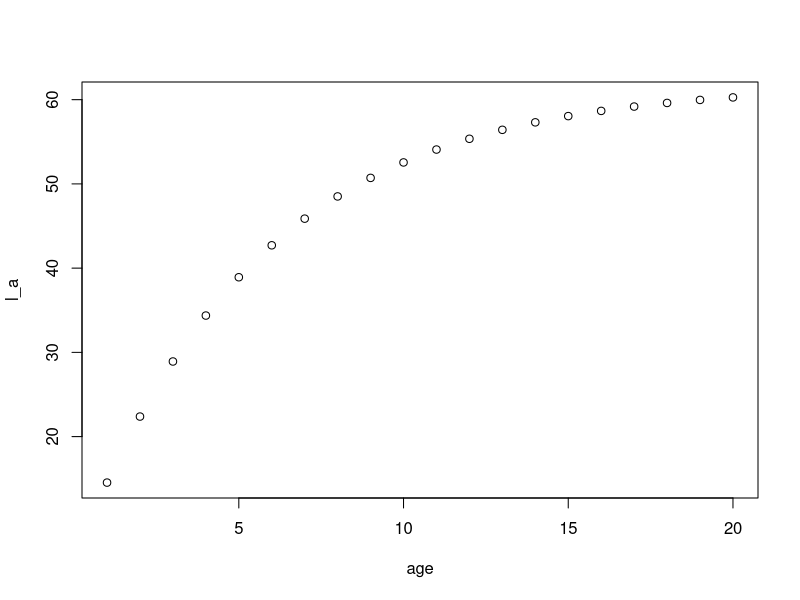
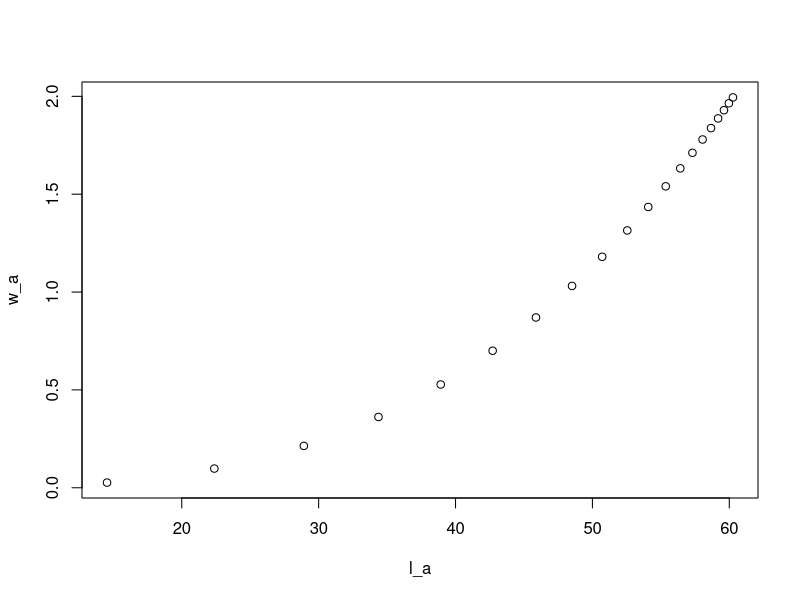
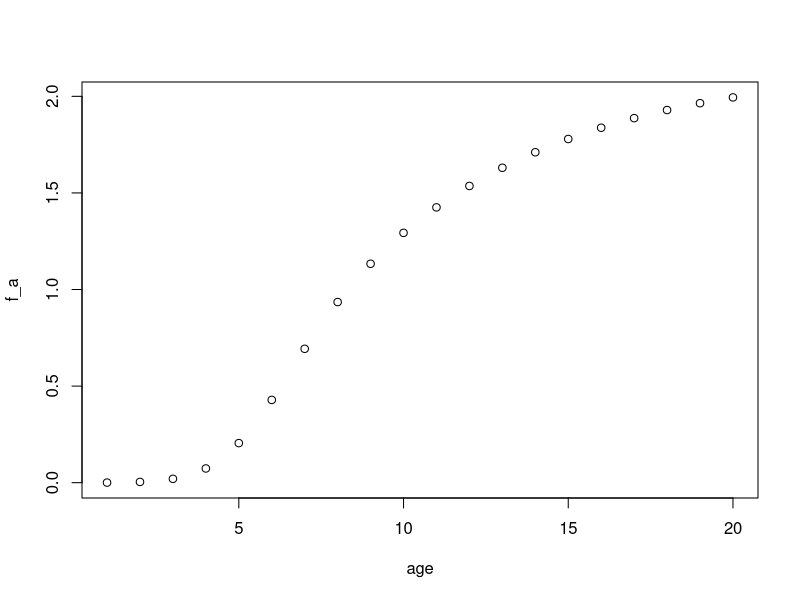
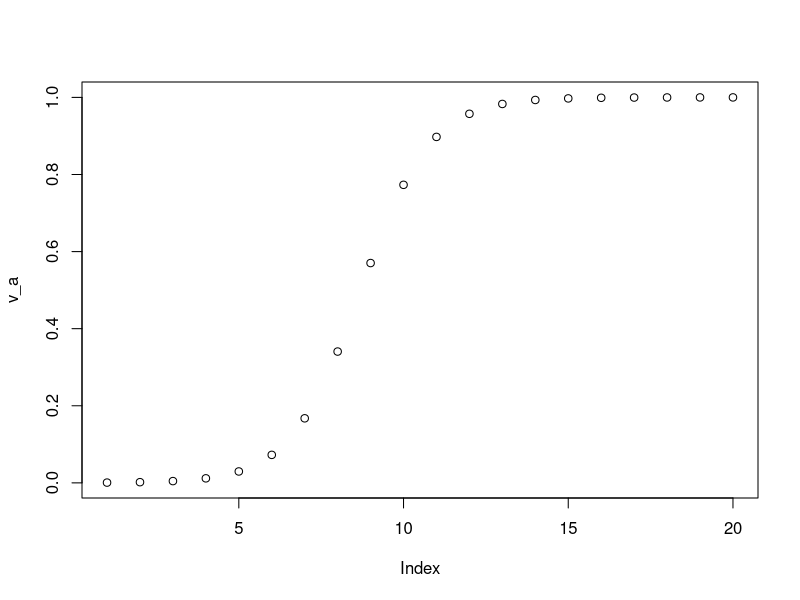
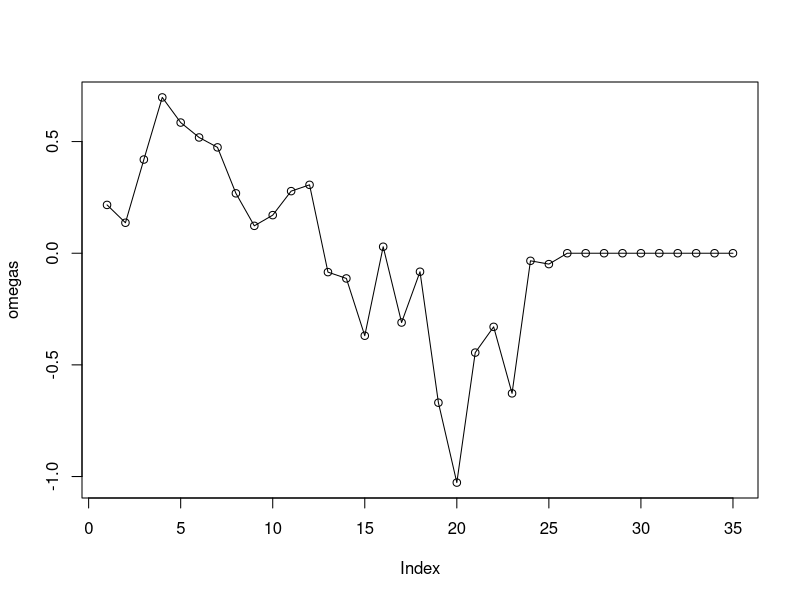
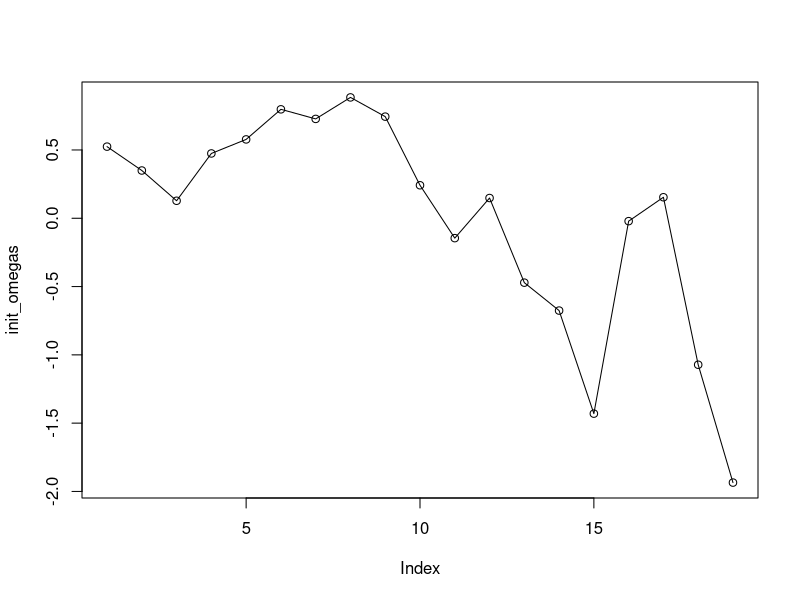
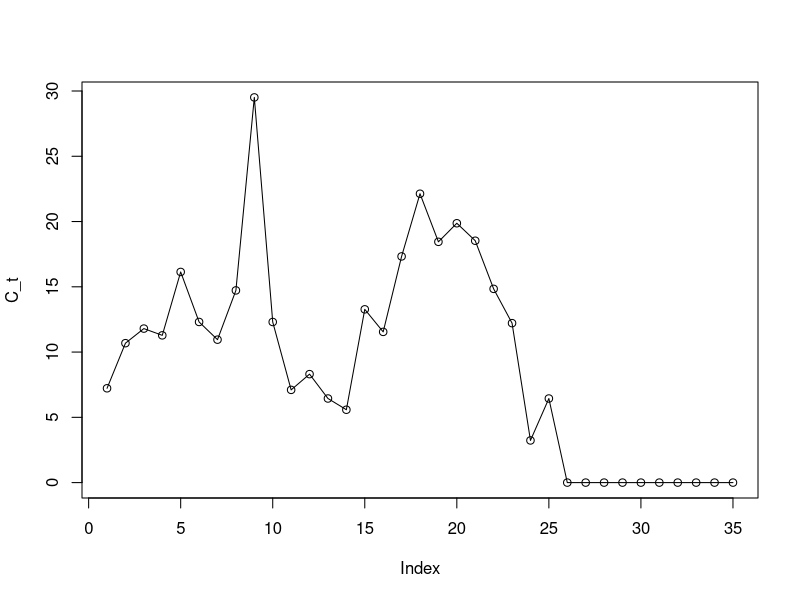
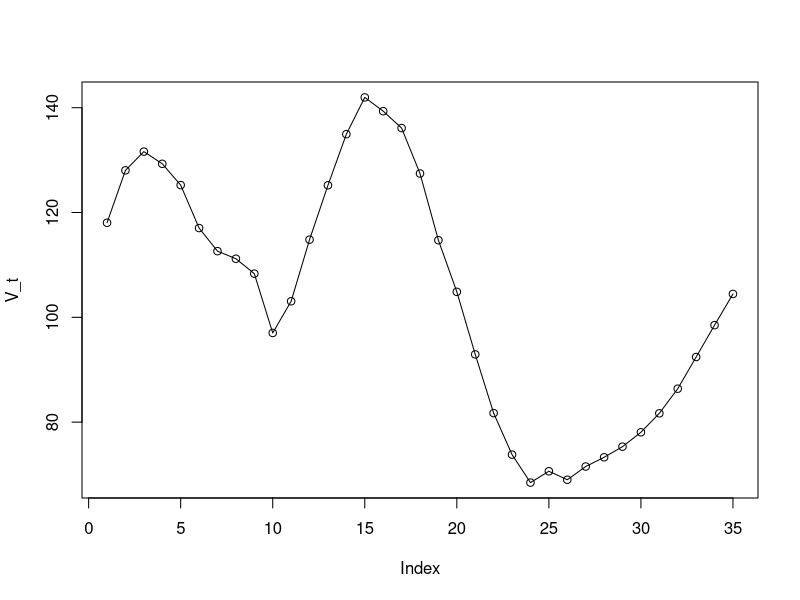

These figures' R source, in order:
N_t <- length(seq(1997, 2021))
N_a <- 20
N_t_real <- N_t

projected_N <- 10L
# N_t_no_proj <- N_t
N_t <- N_t + projected_N

M <- 0.2
lw_a <- 0.0000076
lw_b <- 3.0515274

lw_a <- exp(-11.77)
lw_b <- 3.04
k <- 0.1815
t0 <- -0.4789
linf <- 61.77

age50 <- 5.56
sd50 <- 0.91

age <- 1:N_a

l_a <- linf * (1 - exp(-k * (age - t0))) # G17
plot(age, l_a)

w_a <- lw_a * l_a^lw_b # G18
plot(l_a, w_a)

mat_a <- plogis(age, 5.5, 1/0.91) # FIXME 'scale'
f_a <- w_a * mat_a
plot(age, f_a)

# projected_F_fr <- rep(0.06330635, projected_N)
# projected_F_sh <- rep(0.0414128, projected_N)

projected_F_fr <- rep(.34, projected_N)
projected_F_sh <- rep(.05, projected_N)

projected_F_fr <- rep(0, projected_N)
projected_F_sh <- rep(0, projected_N)

# baranov <- function(.F, .M, N0) {
#   p1 <- (.F / (.F + .M))
#   p2 <- 1 - exp(-(.F + .M))
#   p1 * p2 * N0
# }
#
# baranov(20, 0.2, 100)
#
# fs <- seq(0, 10, length.out = 100)
# plot(fs, baranov(.F = fs, .M = 0.02, N0 = 100))

# baranov_opt <- function(.F, desired_catch, .M, N0) {
#   p1 <- (.F / (.F + .M))
#   p2 <- 1 - exp(-(.F + .M))
#   .C <- p1 * p2 * N0
#   (desired_catch - .C)^2
# }
#
# get_baranov_F <- function(desired_catch, N0) {
#   optimize(baranov_opt, interval = c(0.01, 1.5), .M = 0.2, N0 = N0,
#     desired_catch = desired_catch)$minimum
# }

freezer <- c(
  0.000000000000774678, 0.000000000000723788, 0.0000000000008278765,
  0.001336905, 0.00039389, 0.000669733, 0.0002219715, 0.000005693365,
  0.0245305, 0.05421945, 0.0171112, 0.0286268, 0.00002605795, 0.002070115,
  0.0376067, 0.0415481, 0.09910165, 0.1635095, 0.1490125, 0.1706155,
  0.175452, 0.1784755, 0.1530835, 0.02461195, 0.06330635
)
freezer <- c(freezer, projected_F_fr)

shoreside <- c(
  0.0691955, 0.095285, 0.102809, 0.0987223, 0.1504135, 0.1209875,
  0.1117555, 0.15482, 0.31474, 0.092989, 0.0609828, 0.05350525,
  0.05793275, 0.044355, 0.06985625, 0.05331015, 0.0497313, 0.0440276,
  0.04182915, 0.05743625, 0.06577925, 0.0391806, 0.04350635, 0.02848705,
  0.0414128
)
shoreside <- c(shoreside, projected_F_sh)

# projected_F_fr <- rep(0, projected_N)
# projected_F_sh <- rep(0, projected_N)

F_both <- freezer + shoreside
# F_both <- F_both
F_ta <- matrix(nrow = N_t, ncol = N_a)
for (a in 1:N_a) {
  F_ta[, a] <- F_both
}

# Table 6 freezer trawlers female selectivity
a_hat <- 7.97
gamma_hat <- 1.02

# shoreside
a_hat <- 8.7
gamma_hat <- 1.06
v_a <- 1 / (1 + exp(-(age - a_hat) / gamma_hat))
plot(v_a)

Z_ta <- matrix(nrow = N_t, ncol = N_a)
for (t in 1:N_t) {
  for (a in 1:N_a) {
    Z_ta[t, a] <- M + F_ta[t, a] * v_a[a]
  }
}

R_init <- 63.1 # table 6 rbar init
R_bar <- 85.6 # table 6 rbar init
# R_bar <- 63.6 # table 6 rbar init FIXME!!!!
N_ta <- matrix(nrow = N_t, ncol = N_a)

omegas <- c(
  0.2163865, 0.1364665, 0.4195205, 0.697793, 0.585176, 0.5183845,
  0.474046, 0.268234, 0.1226545, 0.170575, 0.2780495, 0.3062655,
  -0.0846347, -0.1129565, -0.369483, 0.02906495, -0.310351, -0.0828904,
  -0.669309, -1.02718, -0.44503, -0.32971, -0.6275755, -0.0339801,
  -0.0487646
)
omegas_proj <- rep(0, projected_N)
omegas <- c(omegas, omegas_proj)

plot(omegas, type = "o")

N_ta <- matrix(nrow = N_t, ncol = N_a)
SSB_ta <- matrix(nrow = N_t, ncol = N_a)

init_omegas <- c(0.524497,0.34968,0.128145,0.474558,0.577389,0.797567,0.727452,0.884873,0.744107,0.241596,-0.145522,0.148283,-0.471437,-0.675812,-1.43043,-0.0210956,0.153862,-1.07244,-1.93528) # |> rev()

plot(init_omegas, type = "o")

# initialize numbers at age and SSB in first time step
ii <- 0
for (t in 1) {
  for (a in 1:N_a) {
    if (a == 1) {
      # N_ta[t, a] <- R_init * exp(recdevs[1] - 0.5*init_tau^2)
      N_ta[t, a] <- R_init * exp(omegas[1])
      # N_ta[t, a] <- R_init * exp(0) # start at mean
    } else {
      ii <- ii + 1
      .dev <- if (t - a + 20 < 1) 0 else init_omegas[ii]
      N_ta[t, a] <- R_init * exp(.dev) * exp(-M)^(a - 1)
      # N_ta[t, a] <- R_init * exp(0) * exp(-M)^(a - 1)
    }
    SSB_ta[t, a] <- N_ta[t, a] * f_a[a]
  }
}

N_ta[, 1] <- R_bar * exp(omegas)
for (t in 2:N_t) {
  for (a in 1) {
    # N_ta[t, a] <- R_bar * exp(0) * exp(-M)^(a - 1)
    N_ta[t, a] <- R_bar * exp(omegas[t]) * exp(-M)^(a - 1)
    # should be exp(recdevs[t - a]) but just using mean recdevs
  }
}

for (t in 2:N_t) {
  for (a in 2:N_a) {
    if (t <= N_t_real) {
      N_ta[t, a] <- N_ta[t - 1, a - 1] * exp(-Z_ta[t - 1, a - 1])
    } else {
      # .F <- get_baranov_F(15, N0 = )
      N_ta[t, a] <- N_ta[t - 1, a - 1] * exp(-Z_ta[t - 1, a - 1])
    }
  }
}

C_ta <- matrix(nrow = N_t, ncol = N_a)
for (t in 1:N_t) {
  for (a in 1:N_a) {
    C_ta[t, a] <- (N_ta[t, a] * w_a[a] * F_ta[t, a] *
      v_a[a] * (1 - exp(-Z_ta[t, a]))) / Z_ta[t, a]
  }
}

C_t <- apply(C_ta, 1, sum)
plot(C_t, type = "o")

V_ta <- matrix(nrow = N_t, ncol = N_a)

lambda <- 0
for (t in 1:N_t) {
  for (a in 1:N_a) {
    V_ta[t, a] <- N_ta[t, a] *
      exp(-lambda * Z_ta[t, a]) * v_a[a] * w_a[a]
  }
}

V_t <- apply(V_ta, 1, sum)
plot(V_t, type = "o")

SSB_ta <- matrix(nrow = N_t, ncol = N_a)
for (t in 1:N_t) {
  for (a in 1:N_a) {
    SSB_ta[t, a] <- N_ta[t, a] * f_a[a]
  }
}
SSB_t <- apply(SSB_ta, 1, sum)

B_ta <- matrix(nrow = N_t, ncol = N_a)
for (t in 1:N_t) {
  for (a in 1:N_a) {
    B_ta[t, a] <- N_ta[t, a] * w_a[a]
  }
}
B_t <- apply(B_ta, 1, sum)

SSB_t <- apply(SSB_ta, 1, sum)

cols <- RColorBrewer::brewer.pal(4, "Dark2")

plot(1:N_t, SSB_t,
  type = "l", ylab = "T", xlab = "Year",
  ylim = c(0, max(B_t)), col = cols[1]
)
lines(1:N_t, V_t, col = cols[2], lty = 1)
lines(1:N_t, C_t, col = cols[3], lty = 2)
lines(1:N_t, B_t, col = cols[4], lty = 1)
legend("bottomleft",
  legend = c("SSB", "VB", "Catch", "B"),
  lty = c(1, 1, 1, 1), col = cols
)
abline(v = N_t_real, lty = 2)
